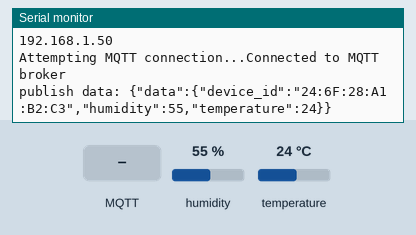
This program was run on a simulated ESP32. Parts: the last lines printed to the serial monitor. The inputs (shaded band) are chosen by the test bench; at power-on: humidity 55 %, temperature 24 °C. WiFi joins after 1.5 s; servers stay silent unless stated; no MQTT or app messages arrive unless stated.

Above: at 2.7 s.
2.8 s: MQTT message "esp32/output" arrives on the first subscribed topic
At 3.5 s:
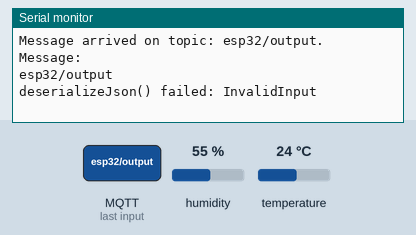
4.3 s: MQTT message "on" arrives on the first subscribed topic
At 5.5 s:
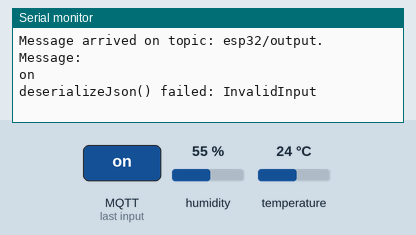
5.8 s: MQTT message "off" arrives on the first subscribed topic
At 5.96 s:
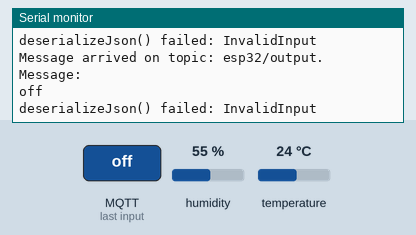
7.3 s: humidity set to 22 %
At 8.6 s:
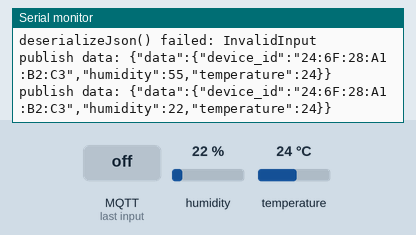
8.8 s: temperature set to 12 °C
At 10.2 s:
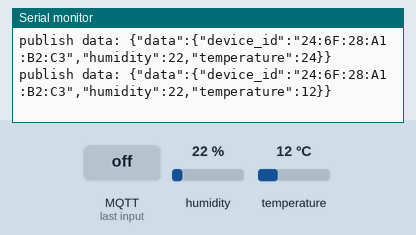
10.3 s: humidity set to 40 %
At 12.6 s:
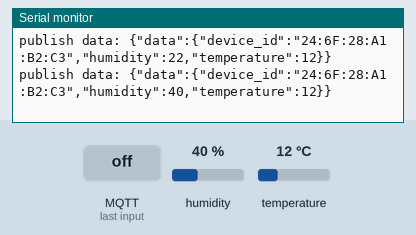

The program:

main.cpp
```cpp
/**  __  __     _                       _________  ___                 __      _____          __           ____ __     __
 *  / / / /__  (_)  _____ _______ ___ _/ /  _/ _ \/ _ \___ __ _  ___  / /____ / ___/__  ___  / /________  / / // /_ __/ /
 * / /_/ / _ \/ / |/ / -_) __(_-</ _ `/ // // , _/ , _/ -_)  ' \/ _ \/ __/ -_) /__/ _ \/ _ \/ __/ __/ _ \/ / _  / // / _ \
 * \____/_//_/_/|___/\__/_/ /___/\_,_/_/___/_/|_/_/|_|\__/_/_/_/\___/\__/\__/\___/\___/_//_/\__/_/  \___/_/_//_/\_,_/_.__/
 */

/**
 * Copyright (C) 2023 by Duc Le
 * llduc.312@gmail.com
 */

/**
 * @brief Assignment for the IoT and Application subject
 * by Duc Le, Nga Nguyen Phuong and Phuc Ngo Le Xuan
 *
 * @see https://github.com/DuCLeK65t/IoT-Universal-IR-Remote-Control-System
 */

/* ------------------------------ */
#include <Arduino.h>

#include "global_variables.h"
#include "Communication.h"
#include "JSONProcessing.h"
#include "IRProcessing.h"
#include "Sensors.h"
/* ------------------------------ */

/* ---------- Communication Configuration ---------- */

// SSID and Password
const char *ssid = "LEDUCANH";
const char *password = "0368080808";

// MQTT Broker IP address
// HiveMQ Public MQTT Broker: https://www.mqtt-dashboard.com/
const char *mqtt_server = "42.118.7.35";

// Default MQTT Port
const uint16_t port = 1883;

/* ---------- End of Communication Configuration ---------- */

void setup()
{
  Serial.begin(115200);

  // Wi-Fi
  setup_wifi();

  // MQTT
  client.setServer(mqtt_server, port);
  client.setCallback(callback);

  // Sensors
  dht.begin();

  // Actuators
  irsend.begin();
}

void loop()
{
  /* Check MQTT connection */
  if (!client.connected())
  {
    reconnect();
  }
  client.loop(); // Maintain the connection and Continuously process MQTT messages

  /* Read Humidity and Temperature sensor */
  readDHTsensor();

  /* Serialize messages */
  String dataTransmit_buffer = encodeJSON(humidity, temperature); //

  /* Published messages every 5 seconds */
  long now = millis();
  if (now - lastMsg > 2000)
  {
    lastMsg = now;

    Serial.print("publish data: ");
    Serial.println(dataTransmit_buffer);
    client.publish("esp32/input", dataTransmit_buffer.c_str());
  }
}
```

Communication.cpp
```cpp
/* ------------------------------ */
#include <WiFi.h>
#include <string.h>

#include "Communication.h"
#include "JSONProcessing.h"
#include "IRProcessing.h"
/* ------------------------------ */

/* MQTT Client Initialization */
WiFiClient espClient;
PubSubClient client(espClient);

/* Arrived Message */
// const char *dataReceive_buffer;

void setup_wifi()
{
    delay(10);
    // Connecting to a Wi-Fi network
    Serial.println();
    Serial.print("Connecting to ");
    Serial.println(ssid);

    WiFi.begin(ssid, password);

    while (WiFi.status() != WL_CONNECTED)
    {
        delay(500);
        Serial.print(".");
    }

    Serial.println("");
    Serial.println("WiFi connected");
    Serial.println("IP address: ");
    Serial.println(WiFi.localIP());
}

void callback(char *topic, byte *message, unsigned int length)
{
    Serial.print("Message arrived on topic: ");
    Serial.print(topic);
    Serial.println(". Message: ");
    String dataReceive_buffer;

    for (int i = 0; i < length; i++)
    {
        Serial.print((char)message[i]);
        dataReceive_buffer += (char)message[i];
    }
    Serial.println();

    // Control device according to the message
    if (String(topic) == "esp32/output")
    {
        if (!decodeJSON(dataReceive_buffer.c_str()))
        {
            return;
        }
        else
        {
            // Check MAC Address
            if (thisDevice_MAC.compareTo((String)data_deviceMAC))
            {
                uint64_t necData = strtoull(data_IRcommand, nullptr, 16);
                irsend.sendNEC(necData);
            }
            else
            {
                Serial.println("MAC address is not correct!");
            }
        }
    }
    else
    {
        Serial.println("Topic is not correct!");
    }
}

void reconnect()
{
    // Loop until we're reconnected
    while (!client.connected())
    {
        Serial.print("Attempting MQTT connection...");
        // Attempt to connect
        if (client.connect("ESP32Client"))
        {
            Serial.println("Connected to MQTT broker");
            // Subscribe
            client.subscribe("esp32/output");
        }
        else
        {
            Serial.print("Failed, rc=");
            Serial.print(client.state());
            Serial.println(" Try again in 5 seconds");
            // Wait 5 seconds before retrying
            delay(5000);
        }
    }
}
```

Communication.h
```cpp
#ifndef COMMUNICATION_H
#define COMMUNICATION_H

/* ------------------------------ */
#include <Arduino.h>
#include <WiFi.h>
#include <PubSubClient.h>

#include "global_variables.h"
/* ------------------------------ */

/* ------------------------------ */
extern WiFiClient espClient;
extern PubSubClient client;
static long lastMsg = 0;

void setup_wifi();
void callback(char *topic, byte *message, unsigned int length);
void reconnect();

#endif
```

IRProcessing.cpp
```cpp
/* ------------------------------ */
#include "IRProcessing.h"
/* ------------------------------ */

IRsend irsend(irLed_pin);
```

IRProcessing.h
```cpp
#ifndef IR_PROCESSING_H
#define IR_PROCESSING_H

/* ------------------------------ */
#include "global_variables.h"

#include <Arduino.h>
#include <IRremoteESP8266.h>
#include <IRsend.h>
/* ------------------------------ */

extern IRsend irsend;

#endif
```

JSONProcessing.cpp
```cpp
/* ------------------------------ */
#include "JSONProcessing.h"
/* ------------------------------ */

/* ---------- Decode message variables Initialization ---------- */

const char *data_deviceMAC;
const char *data_IRcommand;

/* ---------- End of Decode message variables Initialization ---------- */

String encodeJSON(uint8_t humidity, uint8_t temperature)
{
    const size_t capacity = JSON_OBJECT_SIZE(2) + JSON_OBJECT_SIZE(3);
    StaticJsonDocument<255> data_encode;

    JsonObject data = data_encode.createNestedObject("data");
    data["device_id"] = thisDevice_MAC;
    data["humidity"] = humidity;
    data["temperature"] = temperature;

    String jsonString = "";
    serializeJson(data_encode, jsonString);

    data_encode.clear();

    return jsonString;
}

bool decodeJSON(const char *jsonString)
{
    StaticJsonDocument<255> data_decode; // Store JSON data
    DeserializationError error = deserializeJson(data_decode, jsonString);

    if (error)
    {
        Serial.print("deserializeJson() failed: ");
        Serial.println(error.c_str());

        return false;
    }
    else
    {
        data_deviceMAC = data_decode["data"]["deviceID"]; // eg: "40:22:D8:EA:06:F8"
        data_IRcommand = data_decode["data"]["command"]; // eg: "0xFFE21D" "0xFF629D"
    }

    data_decode.clear();

    return true;
}
```

JSONProcessing.h
```cpp
/**
 *   @warning This file is using ArduinoJson version 6 (NOT version 5)
 *
 *   @see https: https://arduinojson.org/v6/doc/upgrade/
 *   to learn HOW TO UPGRADE program to ArduinoJson version 6
 */

#ifndef JSON_PROCESSING_H
#define JSON_PROCESSING_H

/* ------------------------------ */
#include <Arduino.h>
#include <ArduinoJson.h>

#include "global_variables.h"
#include "IRProcessing.h"
/* ------------------------------ */

/* ------------------------------ */
extern const char *data_deviceMAC;
extern const char *data_IRcommand;

// extern const char *dataReceive_buffer;
extern const char *dataTransmit_buffer;

String encodeJSON(uint8_t humidity, uint8_t temperature);
bool decodeJSON(const char *jsonString);

#endif
```

Sensors.cpp
```cpp
/* ------------------------------ */
#include "Sensors.h"
/* ------------------------------ */

/* DHT Sensor */
// DHT Sensor Initalization
DHT dht(dht_pin, dht_type);

// Sensor values
uint8_t humidity = 0;
uint8_t temperature = 0;

void readDHTsensor()
{
    // Read humidity
    humidity = dht.readHumidity();

    // Read temperature as Celsius (the default)
    temperature = dht.readTemperature();

    if (isnan(humidity) || isnan(temperature))
    {
        Serial.println("Failed to read from DHT sensor!");
        return;
    }
}
```

Sensors.h
```cpp
#ifndef SENSORS_H
#define SENSORS_H

/* ------------------------------ */
#include "global_variables.h"

#include <Arduino.h>
#include <DHT.h>
/* ------------------------------ */

/* ------------------------------ */
extern DHT dht;

// Sensor values
extern uint8_t humidity;
extern uint8_t temperature;

void readDHTsensor();

#endif
```

global_variables.h
```cpp
/**
 * @file global_variables.h
 * @brief Global variables initialization
 * @warning ADC2 pins cannot be used when Wi-Fi is used, so use an ADC1 GPIO instead
 */

#ifndef GLOBAL_VARIABLES_H
#define GLOBAL_VARIABLES_H

/* ------------------------------ */
#include <Arduino.h>
#include <WiFi.h>
/* ------------------------------ */

/* ---------- MAC Address ---------- */

static String thisDevice_MAC = WiFi.macAddress();

/* ---------- End of MAC Address ---------- */

/* ---------- Communication Configuration ---------- */

// SSID/Password
extern const char *ssid;
extern const char *password;

// MQTT Broker IP address
extern const char *mqtt_server;

// MQTT Port
extern const uint16_t port;

/* ---------- End of Communication Configuration ---------- */

/* ---------- Sensors Configuration ---------- */

// Uncomment using sensor type!
// #define dht_type DHT22 // DHT 22
#define dht_type DHT11 // DHT 11

// Digital pin connected to the DHT sensor
const uint8_t dht_pin = 32;

/* ---------- End of Sensors Configuration ---------- */

/* ---------- Actuators Configuration ---------- */

// Test LED Pin
// const uint8_t testLed_pin = 2;

// IR LED Pin
const uint8_t irLed_pin = 22;

/* ---------- End of Actuators Configuration ---------- */

#endif
```

Measured:
- after the input at 2.8 s, the serial monitor: prints a new line at once (image 1)
- after the input at 4.3 s, the serial monitor: prints a new line at once (image 2)
- after the input at 5.8 s, the serial monitor: prints a new line at once (image 3)
- after the input at 7.3 s, the serial monitor: prints a new line after 0.70 s (image 4)
- after the input at 8.8 s, the serial monitor: prints a new line after 1.2 s (image 5)
- after the input at 10.3 s, the serial monitor: prints a new line after 1.7 s (image 6)
